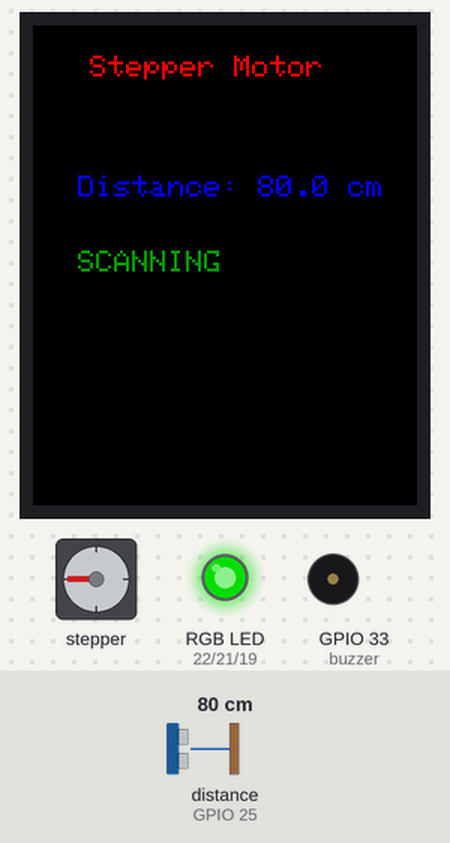
Bench run of a program on a simulated ESP32 board running MicroPython. Parts: 128×160 colour display, stepper motor, an RGB LED mixed from three pins (HIGH = lit), buzzer (waves = sounding). Inputs (shaded band) come from the test bench; at power-on: distance to the obstacle (sensor on GPIO 25) 80 cm. The echo pulse lasts 58.3 µs per cm; dim RGB values are drawn brighter than linear; the stepper is drawn at 2048 steps a turn; pins used as bus, display or sensor lines are not drawn; what the program prints to the serial console is not drawn.

Above: at 2.79 s.
3.2 s: distance to the obstacle (sensor on GPIO 25) set to 2 cm
At 7.1 s:
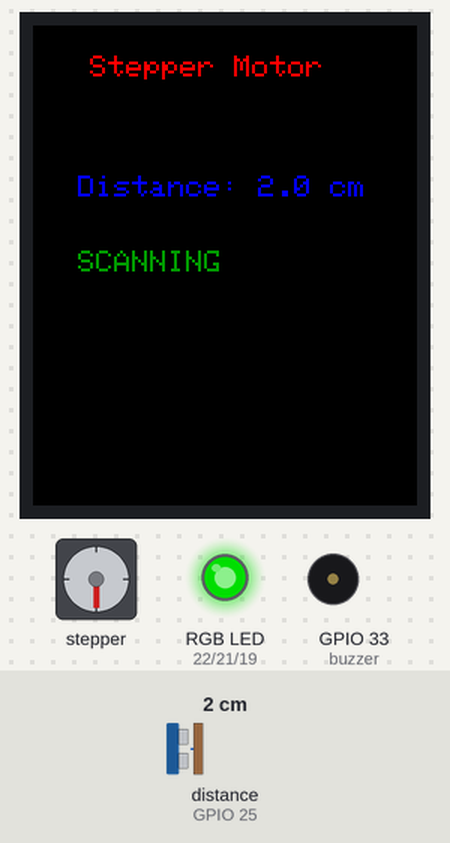
7.5 s: distance to the obstacle (sensor on GPIO 25) set to 4 cm
At 10.2 s:
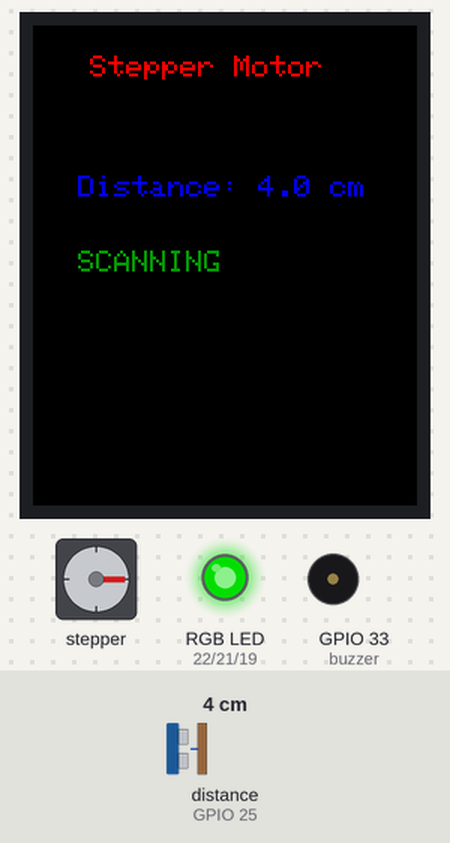
11.8 s: distance to the obstacle (sensor on GPIO 25) set to 9 cm
At 13.4 s:
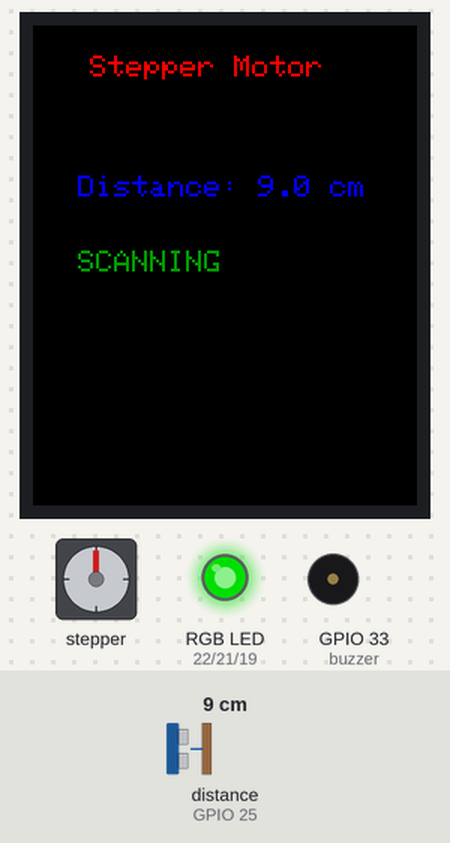
Timing chart, 0 to 22.1 s (numbered marks = the images above; inputs shaded):
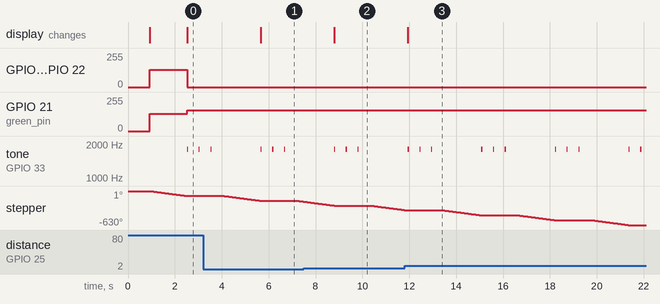

Measured:
- after the input at 3.2 s, the display: changes after 2.5 s (image 1)
- after the input at 7.5 s, the display: changes after 1.3 s (image 2)
- after the input at 11.8 s, the display: changes after 0.14 s (image 3)
- by itself, tone on GPIO 33 (buzzer): repeats every 3.1 s: 2 × (silent 0.45 s, 1800 Hz 0.05 s), silent 2.1 s, 1800 Hz 0.05 s

The program:

stepper.py
```python
from machine import Pin, SPI, PWM
import time
from hcsr04 import HCSR04
import st7735 as st7735
import sysfont as sysfont

#initalize the ultrasonic sensor
ultra_sonic = HCSR04(trigger_pin = 26, echo_pin = 25)

#Initialize the buzzer pin (GPIO-33)
buzzer = PWM(Pin(33))

# force silent immediately on startup
buzzer.duty_u16(0)


# Initialize hardware SPI
spi = SPI(1, baudrate=20000000, polarity=0, phase=0, sck=Pin(18), mosi=Pin(23))

# Initialize the ST7735 display using positional arguments: (spi, DC, Reset, CS)
tft = st7735.TFT(spi, Pin(2), Pin(4), Pin(5))
tft.initr()
tft.rgb(True)

# Clear screen to black
tft.fill(tft.color(0, 0, 0))

# initialize the rbg led pins
blue_pin = PWM(Pin(19), freq=1000)
green_pin = PWM(Pin(21), freq=1000)
red_pin = PWM(Pin(22), freq=1000)

# initalize the pins for ULN driver
pins = [
    Pin(13, Pin.OUT), # In-1
    Pin(12, Pin.OUT), # In-2
    Pin(14, Pin.OUT), # In-3
    Pin(27, Pin.OUT), # In-4
    ]

#Designing the Sequence Matrix
full_step_sequence = [
    [0,0,0,1],   #step 1 / row 1
    [0,0,1,0],   #step 2 / row 2
    [0,1,0,0],   #step 3 / row 3
    [1,0,0,0]    #step 4 / row 4
    ]


# rotate the stepper to 90 degree
# 2048 steps for 360 degree, 360/4 = 512 steps, as close as possible as the stepper rotates 0.18 degree per step
def turn_90_degree():
    pattern_row = 0
    for i in range(512):
     #current 4-pin signal from the matrix for each row
        current_step = full_step_sequence[pattern_row]


    #                   pins = [ Pin13,  Pin12,  Pin14,  Pin27 ]
    #  current_signals = [   0  ,    0  ,    0  ,    1   ]
    #                        ↓          ↓        ↓               ↓
#zipped_pairs_in_memory = [ (Pin13, 0), (Pin12, 0), (Pin14, 0), (Pin27, 1) ]


    #apply the signals form each row of the matrix to physcial pins
        for pin, state in zip(pins, current_step):
            pin.value(state)

    #small delay important in giving the stepper time to move its internal gears
        time.sleep_ms(3) #3 milliseconds

    #move on to the next row
        pattern_row += 1

    #since 4 rows index = 0-3
        if pattern_row == 4:
            pattern_row = 0

# turn off all the pins to stop the coils from staying energized and overheating while standing still
    for pin in pins:
        pin.value(0)

# cm, measured with nothing in the tray
EMPTY_BASELINE = 2.0

#cm, acts as a stabilizer reducing jitter, while also acting as error margin for objects
THRESHOLD = 1.0

# this function contorls the stepper motor, which rotates the platform, while the Hcsr-04 ultrasonic sensor detects object and plays buzzer
def active_sweep(distance_vert):
    tft.fillrect((15, 75), (150, 16), tft.color(0, 0, 0))
    #when object is detected
    if distance_vert < (EMPTY_BASELINE - THRESHOLD):
        rgb_color(255,0,0)
        print(f"Object Detected... at Distance:{distance_vert}")
        tft.text((15, 75), "Object Detected", tft.color(0, 255, 0), sysfont.sysfont)
        obj_detect()
    else:
        rgb_color(0,155,0)
        tft.text((15, 75), "SCANNING", tft.color(0, 155, 0), sysfont.sysfont)
        print("platform is clear")
        obj_search()


#color function in (r,g,b) format
def rgb_color(r, g, b):
    red_pin.duty_u16(int(r * 65535 / 255))
    green_pin.duty_u16(int(g * 65535 / 255))
    blue_pin.duty_u16(int(b * 65535 / 255))

#sound function to generate sound
def play_sound(freq, duration_ms):
    if freq <= 0:
        buzzer.duty_u16(0)
    else:
        buzzer.freq(int(freq))
        buzzer.duty_u16(32768)
    time.sleep_ms(duration_ms)

def obj_detect():
    #plays sound when object is detected on the platform

    for i in range(10):
        play_sound(2200, 100)
        play_sound(0, 100)

def obj_search():
    #Slow tone (object is out of designated range)

    #print("RWR: Object Scanning...")
    for i in range(3):
        play_sound(1800, 50)
        play_sound(0, 450)

try:
    tft.fill(tft.color(0, 0, 0))
    tft.text((19, 10), "Stepper Motor", tft.color(255, 0, 0), sysfont.sysfont)
    while True:
        #print("stepper turning 90 degrees")
        turn_90_degree()

        distance = ultra_sonic.distance_cm()

        # hcsr04 is know for some errors, this lets the code run even if a distance value is given as None
        if distance is None:
            continue

        distance_text = f"Distance: {distance:.1f} cm  "
        tft.text((15, 50), distance_text, tft.color(0, 0, 255), sysfont.sysfont)

        print(f"distance: {distance}")
        active_sweep(distance)
        time.sleep_ms(60)

#catches KeyboardInterrupt caused by Thonny stop button during execution of code
except KeyboardInterrupt:
    print("\nProgram stopped no erorrs.")

finally:
    #stop the buzzer so it dosen't go for ever
    buzzer.duty_u16(0)
    rgb_color(0, 0, 0)
```
